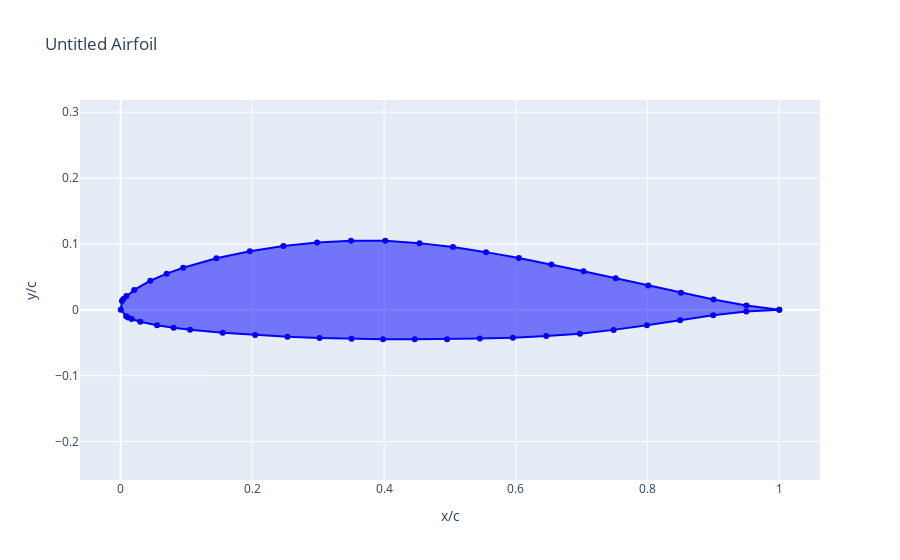

The code cell stored with this chart in its notebook:
### Code cell
a = airfoil_dataset.sort_values(by="leading_edge_weight", inplace=False, ascending=True)
print(a["leading_edge_weight"].iloc[0])
Airfoil(coordinates=a["coordinates"].iloc[0]).draw()
